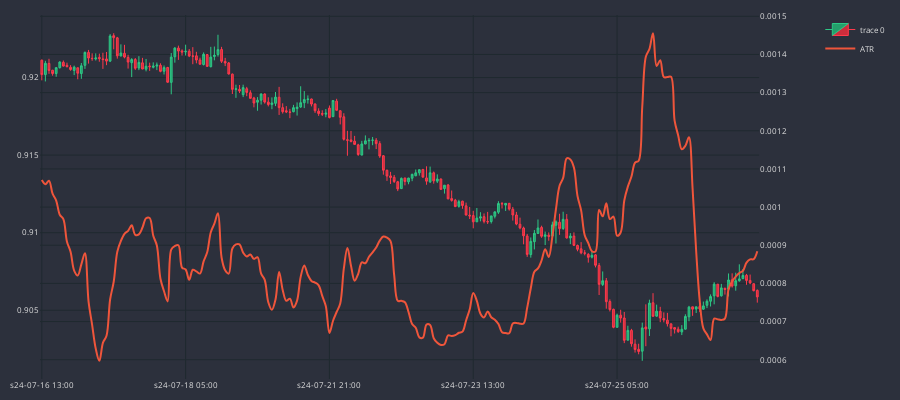

Notebook source saved alongside this figure:
### Code cell
df_plot = df_an.iloc[-200:]
cp = CandlePlot(df_plot, candles=True)
cp.show_plot(sec_traces=['ATR'])

### Figure 1 — Plotly figure (JSON) as saved in the notebook; plotly's stock layout.template omitted (floating-point values rounded to 4 significant figures; data arrays with more than 128 entries replaced by an {"elided": "..."} marker saying what was removed)
{"data": [{"close": {"elided": "200 float values"}, "decreasing": {"fillcolor": "#CC2E3C", "line": {"color": "#FF3A4C"}}, "high": {"elided": "200 float values"}, "increasing": {"fillcolor": "#24A06B", "line": {"color": "#2EC886"}}, "line": {"width": 1}, "low": {"elided": "200 float values"}, "opacity": 1, "open": {"elided": "200 float values"}, "type": "candlestick", "x": {"elided": "200 str values"}}, {"line": {"shape": "spline", "width": 2}, "name": "ATR", "type": "scatter", "x": {"elided": "200 str values"}, "xaxis": "x", "y": {"elided": "200 float values"}, "yaxis": "y2"}], "layout": {"font": {"color": "#e1e1e1", "size": 8}, "height": 400, "margin": {"b": 10, "l": 10, "r": 10, "t": 10}, "paper_bgcolor": "#2c303c", "plot_bgcolor": "#2c303c", "width": 900, "xaxis": {"anchor": "y", "domain": [0, 0.94], "gridcolor": "#1f292f", "nticks": 5, "rangeslider": {"visible": false}}, "yaxis": {"anchor": "x", "domain": [0, 1], "gridcolor": "#1f292f"}, "yaxis2": {"anchor": "x", "gridcolor": "#1f292f", "overlaying": "y", "side": "right"}}}
